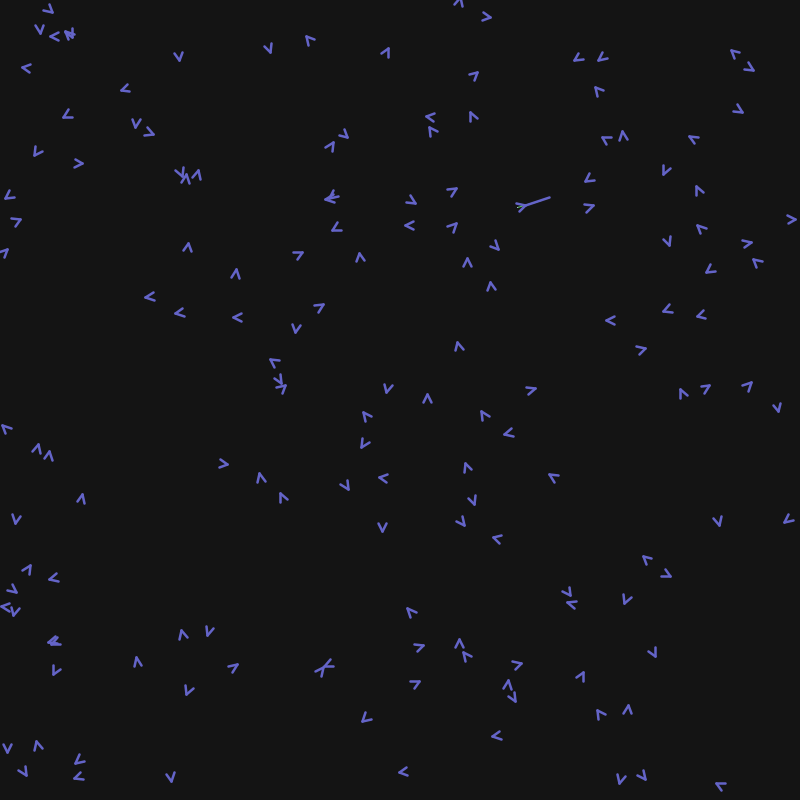
Frame 1 (no input)
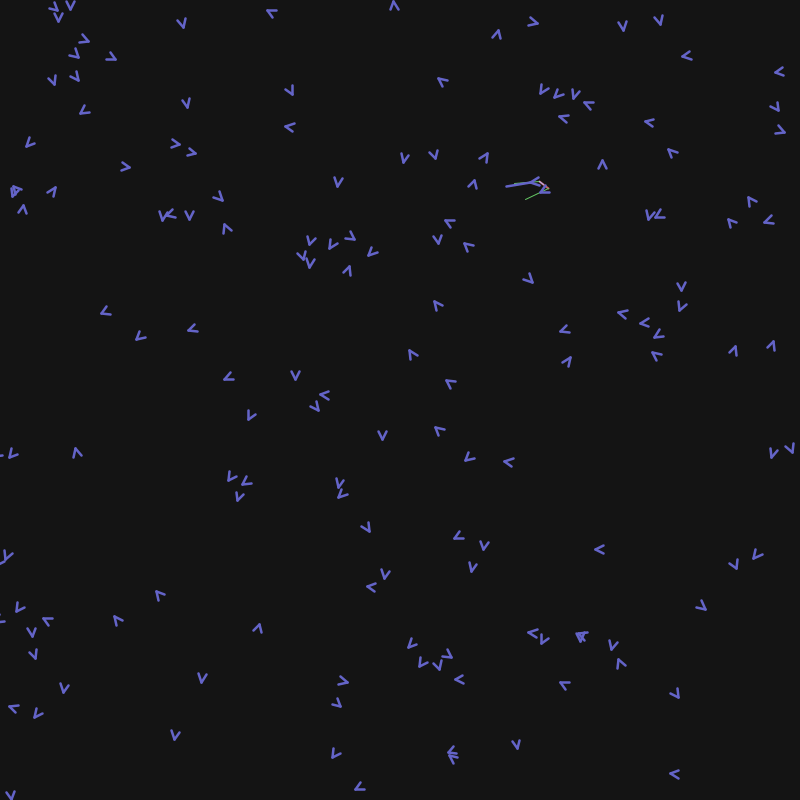
Frame 60 (the mouse pressed at the canvas centre just before this capture)
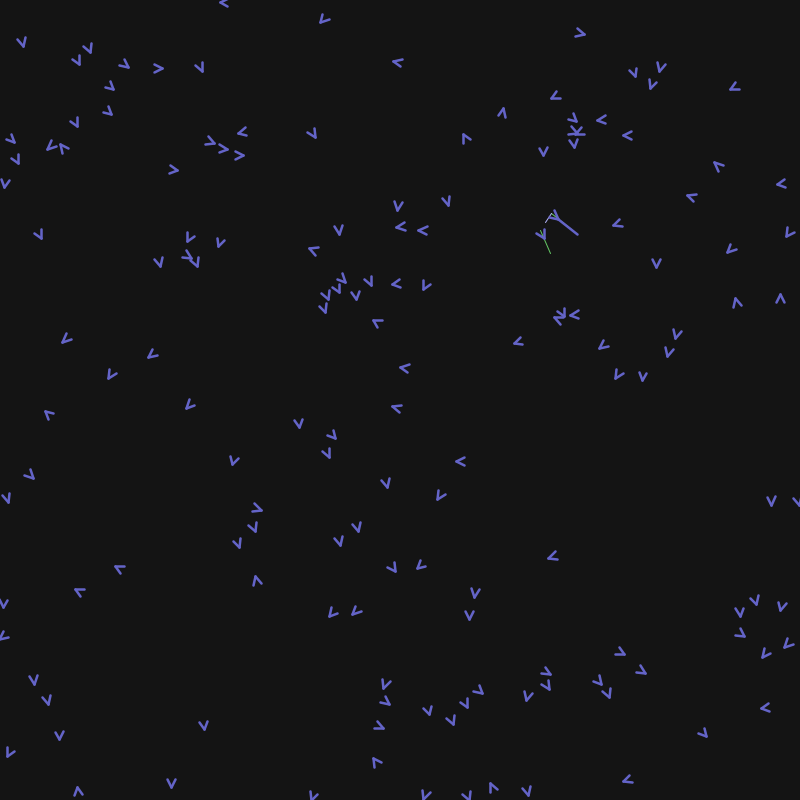
Frame 120 (the mouse held since frame 60 and released just before this capture)

The Processing sketch that drew these frames (run headless with seeded random() and noise(); from frame 60 on, the mouse is pressed at the canvas centre):

// Processing sketch: Boids
// ── Boids.pde

// #region - Setup

ArrayList<Boid> boids;
float viewAngle;
float movementSpeed;
float seperationRangeSq;
float seperationCoefficent;
float alignRangeSq;
float alignCoefficent;
float cohesionRangeSq;
float cohesionCoefficent;
float drawSize;


void setup() {
  size(800, 800);
  setupVariables();
}


void setupVariables() {
  boids = new ArrayList<Boid>();
  viewAngle = TWO_PI * 0.8;
  movementSpeed = 0.8;
  seperationRangeSq = 18 * 18;
  seperationCoefficent = 2;
  alignRangeSq = 25 * 25;
  alignCoefficent = 0.04;
  cohesionRangeSq = 40 * 40;
  cohesionCoefficent = 0.002;
  drawSize = 5;

  for (int i = 0; i < 150; i++) {
    boids.add(new Boid(
      new PVector(random(width), random(height)),
      random(TWO_PI)
    ));
  }
  boids.get(0).selected = true;
}

// #endregion


// #region - Main

void draw() {
  background(20);

  noFill();
  stroke(100, 200, 100);
  strokeWeight(1);
  for (Boid boid : boids)
    boid.update0();

  noFill();
  stroke(255);
  strokeWeight(drawSize);
  for (Boid boid : boids)
    boid.update1();
}


float moduloDistance(float val0, float val1, float modulo) {
    float dist0 = val1 - val0;
    float dist1 = val1 - (val0 + modulo);
    if (abs(dist0) < abs(dist1))
      return dist0;
    else return dist1;
}

// #endregion


class Boid {

  // #region - Main

  boolean selected;
  PVector pos;
  float dir;
  float dirAcc;


  Boid(PVector pos_, float dir_) {
    selected = false;
    pos = pos_;
    dir = dir_;
    dirAcc = 0;
  }


  void update0() {
    // Seperate from nearby
    for (Boid oBoid : boids) {
      if (oBoid != this) {
        PVector oBoidDir = oBoid.pos.copy().sub(pos);
        if (oBoidDir.magSq() < seperationRangeSq) {
          steerTowards(atan2(-oBoidDir.y, -oBoidDir.x),
          seperationCoefficent / oBoidDir.magSq());
          if (selected) {
            stroke(200, 100, 100);
            strokeWeight(2);
            line(
              pos.x, pos.y,
              pos.x + oBoidDir.x,
              pos.y + oBoidDir.y
            );
            stroke(255);
            strokeWeight(drawSize);
          }
        }
      }
    }

    // Steer in line with nearby
    float totDir = 0;
    int dirCount = 0;
    for (Boid oBoid : boids) {
      PVector oBoidDir = oBoid.pos.copy().sub(pos);
      if (oBoidDir.magSq() < alignRangeSq) {
        totDir += oBoid.dir;
        dirCount++;
        if (selected) {
          stroke(100, 200, 100);
          strokeWeight(1);
          PVector heading = oBoid.getHeading();
          line(
            oBoid.pos.x, oBoid.pos.y,
            oBoid.pos.x + heading.x * 25,
            oBoid.pos.y + heading.y * 25
          );
          stroke(255);
          strokeWeight(drawSize);
        }
      }
    }
    if (dirCount > 0) {
      steerTowards(totDir / dirCount, alignCoefficent);
    }

    // Steer towards the centre of bearby
    PVector totPos = new PVector(0, 0);
    int posCount = 0;
    for (Boid oBoid : boids) {
      PVector oBoidDir = oBoid.pos.copy().sub(pos);
      if (oBoidDir.magSq() < cohesionRangeSq) {
        totPos.add(oBoid.pos);
        posCount++;
      }
    }
    if (posCount > 0) {
      PVector gotoPos = new PVector(
        totPos.x / posCount,
        totPos.y / posCount
      );
      PVector gotoDir = gotoPos.sub(pos);
      steerTowards(atan2(gotoDir.y, gotoDir.x), cohesionCoefficent);
      if (selected) {
        stroke(180, 180, 250);
        strokeWeight(1);
        line(
          pos.x, pos.y,
          pos.x + gotoDir.x,
          pos.y + gotoDir.y
        );
        stroke(255);
        strokeWeight(drawSize);
      }
    }
  }


  void update1() {
    // Update variables
    dir += dirAcc;
    dirAcc = 0;
    dir = (dir + TWO_PI) % TWO_PI;
    pos.add(getHeading().mult(movementSpeed));
    pos.x = (pos.x + width) % width;
    pos.y = (pos.y + height) % height;

    // Show
    stroke(100, 100, 200);
    strokeWeight(drawSize / 2);
    PVector heading = getHeading();
    PVector headingNorm = heading.copy().rotate(PI / 2.0);
    line(
      pos.x + headingNorm.x * drawSize * 0.8,
      pos.y + headingNorm.y * drawSize * 0.8,
      pos.x + heading.x * drawSize * 1.6,
      pos.y + heading.y * drawSize * 1.6
    );
    line(
      pos.x - headingNorm.x * drawSize * 0.8,
      pos.y - headingNorm.y * drawSize * 0.8,
      pos.x + heading.x * drawSize * 1.6,
      pos.y + heading.y * drawSize * 1.6
    );
    if (selected) {
      line(
        pos.x + heading.x * drawSize * 1.6,
        pos.y + heading.y * drawSize * 1.6,
        pos.x + heading.x * drawSize * 6.6,
        pos.y + heading.y * drawSize * 6.6
      );
    }
  }


  void steerTowards(float angle, float amount) {
    dirAcc += moduloDistance(dir, angle, TWO_PI) * amount;
  }


  PVector getHeading() {
    return new PVector(
      cos(dir),
      sin(dir)
    );
  }

  // #endregion
}
